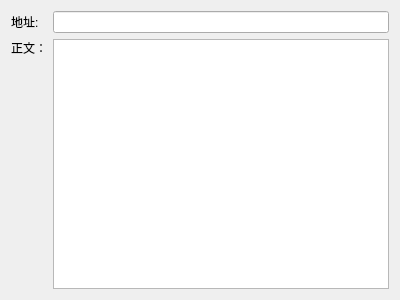
<?xml version="1.0" encoding="UTF-8"?>
<ui version="4.0">
 <class>ParserTarget</class>
 <widget class="QWidget" name="ParserTarget">
  <property name="geometry">
   <rect>
    <x>0</x>
    <y>0</y>
    <width>400</width>
    <height>300</height>
   </rect>
  </property>
  <property name="windowTitle">
   <string>Form</string>
  </property>
  <layout class="QGridLayout" name="gridLayout">
   <item row="0" column="0">
    <widget class="QLabel" name="label">
     <property name="text">
      <string>地址:</string>
     </property>
    </widget>
   </item>
   <item row="0" column="1">
    <widget class="QLineEdit" name="lineEdit"/>
   </item>
   <item row="1" column="0">
    <layout class="QVBoxLayout" name="verticalLayout">
     <item>
      <widget class="QLabel" name="label_2">
       <property name="text">
        <string>正文：</string>
       </property>
      </widget>
     </item>
     <item>
      <spacer name="verticalSpacer">
       <property name="orientation">
        <enum>Qt::Vertical</enum>
       </property>
       <property name="sizeHint" stdset="0">
        <size>
         <width>20</width>
         <height>40</height>
        </size>
       </property>
      </spacer>
     </item>
    </layout>
   </item>
   <item row="1" column="1">
    <widget class="QPlainTextEdit" name="plainTextEdit"/>
   </item>
  </layout>
 </widget>
 <resources/>
 <connections/>
</ui>
